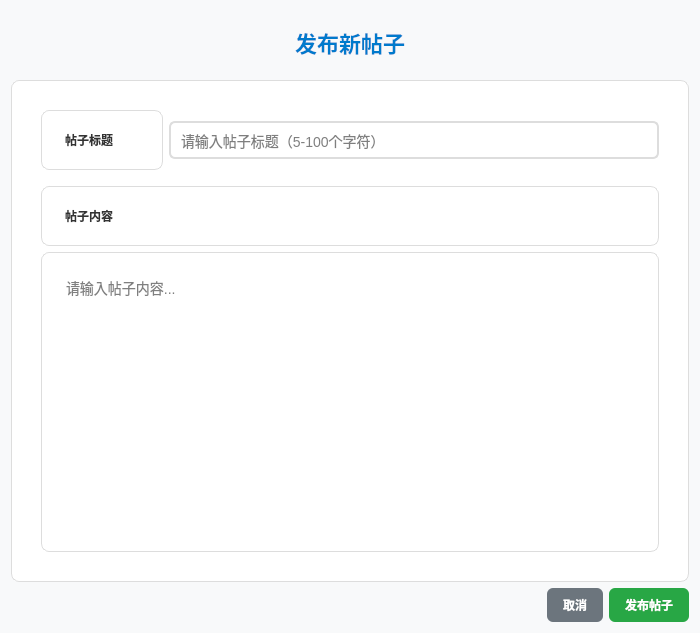
<?xml version="1.0" encoding="UTF-8"?>
<ui version="4.0">
 <class>NewPostDialog</class>
 <widget class="QDialog" name="NewPostDialog">
  <property name="geometry">
   <rect>
    <x>0</x>
    <y>0</y>
    <width>700</width>
    <height>600</height>
   </rect>
  </property>
  <property name="windowTitle">
   <string>发布新帖</string>
  </property>
  <property name="styleSheet">
   <string>QDialog {
    background-color: #f8f9fa;
    font-family: 'Microsoft YaHei', Arial, sans-serif;
}

QLabel {
    color: #333;
}

QPushButton {
    background-color: #007acc;
    color: white;
    border: none;
    border-radius: 6px;
    padding: 8px 16px;
    font-weight: bold;
}

QPushButton:hover {
    background-color: #005999;
}

QPushButton:pressed {
    background-color: #004d7a;
}

QLineEdit, QTextEdit {
    border: 2px solid #ddd;
    border-radius: 6px;
    padding: 8px;
    font-size: 14px;
    background-color: white;
}

QLineEdit:focus, QTextEdit:focus {
    border-color: #007acc;
}

QComboBox {
    border: 2px solid #ddd;
    border-radius: 6px;
    padding: 5px;
    background-color: white;
}

QComboBox:focus {
    border-color: #007acc;
}</string>
  </property>
  <layout class="QVBoxLayout" name="verticalLayout">
   <item>
    <widget class="QLabel" name="titleLabel">
     <property name="text">
      <string>发布新帖子</string>
     </property>
     <property name="alignment">
      <set>Qt::AlignCenter</set>
     </property>
     <property name="styleSheet">
      <string>font-size: 22px; font-weight: bold; color: #007acc; padding: 15px;</string>
     </property>
    </widget>
   </item>
   <item>
    <widget class="QFrame" name="postFrame">
     <property name="frameShape">
      <enum>QFrame::StyledPanel</enum>
     </property>
     <property name="styleSheet">
      <string>QFrame {
    background-color: white;
    border-radius: 8px;
    padding: 20px;
    border: 1px solid #ddd;
}</string>
     </property>
     <layout class="QVBoxLayout" name="postLayout">
      <item>
       <layout class="QHBoxLayout" name="titleLayout">
        <item>
         <widget class="QLabel" name="postTitleLabel">
          <property name="text">
           <string>帖子标题</string>
          </property>
          <property name="styleSheet">
           <string>font-weight: bold; min-width: 80px;</string>
          </property>
         </widget>
        </item>
        <item>
         <widget class="QLineEdit" name="postTitleEdit">
          <property name="placeholderText">
           <string>请输入帖子标题（5-100个字符）</string>
          </property>
         </widget>
        </item>
       </layout>
      </item>
      <item>
       <widget class="QLabel" name="contentLabel">
        <property name="text">
         <string>帖子内容</string>
        </property>
        <property name="styleSheet">
         <string>font-weight: bold; margin-top: 10px;</string>
        </property>
       </widget>
      </item>
      <item>
       <widget class="QTextEdit" name="contentEdit">
        <property name="minimumSize">
         <size>
          <width>0</width>
          <height>300</height>
         </size>
        </property>
        <property name="placeholderText">
         <string>请输入帖子内容...</string>
        </property>
       </widget>
      </item>
     </layout>
    </widget>
   </item>
   <item>
    <layout class="QHBoxLayout" name="buttonLayout">
     <item>
      <spacer name="buttonSpacer">
       <property name="orientation">
        <enum>Qt::Horizontal</enum>
       </property>
       <property name="sizeHint" stdset="0">
        <size>
         <width>40</width>
         <height>20</height>
        </size>
       </property>
      </spacer>
     </item>
     <item>
      <widget class="QPushButton" name="cancelButton">
       <property name="text">
        <string>取消</string>
       </property>
       <property name="styleSheet">
        <string>background-color: #6c757d;</string>
       </property>
      </widget>
     </item>
     <item>
      <widget class="QPushButton" name="publishButton">
       <property name="text">
        <string>发布帖子</string>
       </property>
       <property name="styleSheet">
        <string>background-color: #28a745;</string>
       </property>
      </widget>
     </item>
    </layout>
   </item>
  </layout>
 </widget>
 <resources/>
 <connections/>
</ui>
